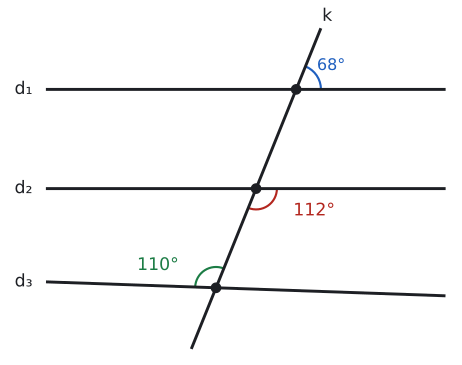

Here is the Python script that generated this plot:
import sys; sys.path.insert(0, "tools")
from cizim import *
def yon(d): return np.array([np.cos(np.radians(d)), np.sin(np.radians(d))])
def kesis(p, u, q, v):
    s = np.linalg.solve(np.array([u, -v]).T, q - p); return p + s[0] * u
def aciolc(k, p, q):
    return np.degrees(np.arccos(np.dot(p - k, q - k) / np.linalg.norm(p - k) / np.linalg.norm(q - k)))

# Alıştırma 11: k doğrusu yatayla 68°. d1 ve d2 yatay (paralel). d3 yatayla −2° eğik (paralel değil).
# d1'de sağ üst 68°; d2'de sağ alt 112° (sağ üst 68°); d3'te sol üst 110° (sağ üst 70°).
k = yon(68)
P1 = np.array([4.0 / np.tan(np.radians(68)), 4.0]); P2 = np.array([2.0 / np.tan(np.radians(68)), 2.0]); P3 = np.array([0.0, 0.0])
d3 = yon(-2)
print("d3 sağ üst", aciolc(P3, P3 + k, P3 + d3), "sol üst", aciolc(P3, P3 + k, P3 - d3))
fig, ax = sekil(6, 4.8); ax.set_aspect("equal"); ax.axis("off")
for P, ad in ((P1, "d₁"), (P2, "d₂")):
    ax.plot([-3.4, 4.6], [P[1], P[1]], color=YAZI); ax.text(-3.7, P[1], ad, ha="right", va="center")
ax.plot(*zip(P3 - 3.4 * d3, P3 + 4.6 * d3), color=YAZI); ax.text(*(P3 - 3.4 * d3 + np.array([-0.3, 0])), "d₃", ha="right", va="center")
ax.plot(*zip(P3 - 1.3 * k, P1 + 1.3 * k), color=YAZI); ax.text(*(P1 + 1.4 * k), "k", ha="left", va="bottom")
for P in (P1, P2, P3): nokta(ax, *P)
aci(ax, P1, P1 + yon(0), P1 + k, r=0.5, ad="68°", renk=MAVI)
aci(ax, P2, P2 - k, P2 + yon(0), r=0.42, renk=KIRMIZI); ax.text(P2[0] + 0.75, P2[1] - 0.45, "112°", color=KIRMIZI, va="center")
aci(ax, P3, P3 + k, P3 - d3, r=0.42, renk=YESIL); ax.text(P3[0] - 0.75, P3[1] + 0.45, "110°", color=YESIL, ha="right", va="center")
ax.set_xlim(-4.2, 4.8); ax.set_ylim(-1.4, 5.6)
kaydet(fig, __file__)
